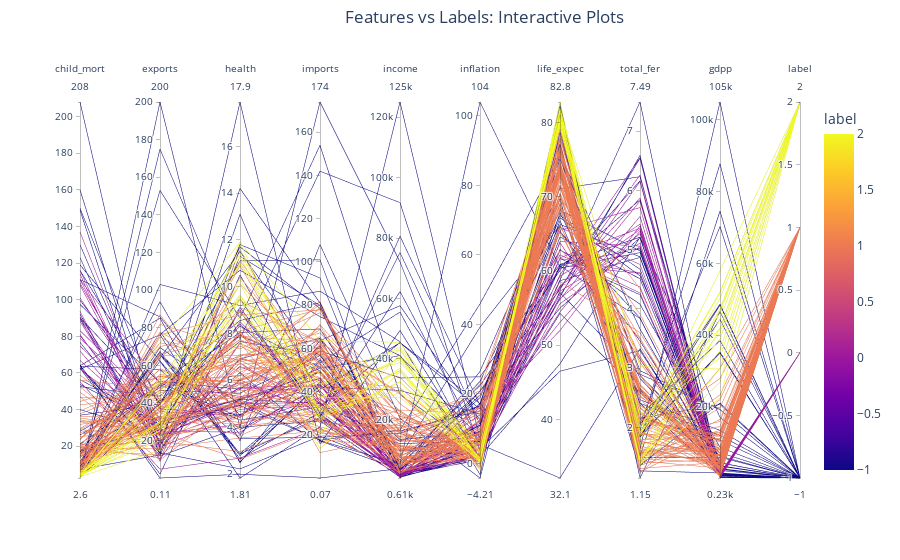

The notebook cell saved with this chart:
### Markdown cell above
## <font color='blue'> DBSCAN labels plots  </font>

### Code cell
import plotly.express as px
#df = px.data.tips()
#df_labeled.loc[:,"label"] = df_labeled.loc[:,"label"].astype(str)
fig = px.parallel_coordinates(df_labeled.iloc[:,1:],title='Features vs Labels: Interactive Plots',color='label')#,
                              #color_continuous_scale=px.colors.sequential.RdBu_r)
#color_discrete_sequence=["red", "blue", "black", "green"])# 
#fig.write_html("features_and_labels_plot_interactive.html")
fig.update_geos(fitbounds="locations", visible=True)
fig.update_layout(coloraxis_colorbar=dict(title=df_labeled['label'].name),legend_title_text='Label', 
                 title_pad_l=300,title_y=0.98)        
#fig.write_html("features_and_labels_plot_interactive_dbscan.html")
#fig.write_image("features_and_labels_plot_interactive_dbscan.png",scale=3)
fig.show()

### Figure 1 — Plotly figure (JSON) as saved in the notebook; plotly's stock layout.template omitted (floating-point values rounded to 4 significant figures; data arrays with more than 128 entries replaced by an {"elided": "..."} marker saying what was removed)
{"data": [{"dimensions": [{"label": "child_mort", "values": {"elided": "167 float values"}}, {"label": "exports", "values": {"elided": "167 float values"}}, {"label": "health", "values": {"elided": "167 float values"}}, {"label": "imports", "values": {"elided": "167 float values"}}, {"label": "income", "values": {"elided": "167 int values"}}, {"label": "inflation", "values": {"elided": "167 float values"}}, {"label": "life_expec", "values": {"elided": "167 float values"}}, {"label": "total_fer", "values": {"elided": "167 float values"}}, {"label": "gdpp", "values": {"elided": "167 int values"}}, {"label": "label", "values": {"elided": "167 int values"}}], "domain": {"x": [0, 1], "y": [0, 1]}, "line": {"color": {"elided": "167 int values"}, "coloraxis": "coloraxis"}, "name": "", "type": "parcoords"}], "layout": {"coloraxis": {"colorbar": {"title": {"text": "label"}}, "colorscale": [[0, "#0d0887"], [0.1111, "#46039f"], [0.2222, "#7201a8"], [0.3333, "#9c179e"], [0.4444, "#bd3786"], [0.5556, "#d8576b"], [0.6667, "#ed7953"], [0.7778, "#fb9f3a"], [0.8889, "#fdca26"], [1, "#f0f921"]]}, "geo": {"fitbounds": "locations", "visible": true}, "legend": {"title": {"text": "Label"}, "tracegroupgap": 0}, "title": {"pad": {"l": 300}, "text": "Features vs Labels: Interactive Plots", "y": 0.98}}}
